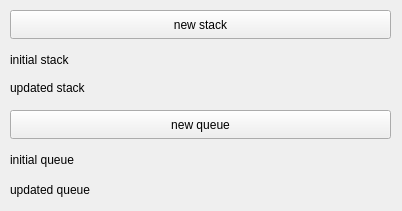
<?xml version="1.0" encoding="UTF-8"?>
<ui version="4.0">
 <class>Task4</class>
 <widget class="QMainWindow" name="Task4">
  <property name="geometry">
   <rect>
    <x>0</x>
    <y>0</y>
    <width>402</width>
    <height>211</height>
   </rect>
  </property>
  <property name="windowTitle">
   <string>MainWindow</string>
  </property>
  <widget class="QWidget" name="centralwidget">
   <widget class="QLabel" name="label1">
    <property name="geometry">
     <rect>
      <x>10</x>
      <y>50</y>
      <width>81</width>
      <height>20</height>
     </rect>
    </property>
    <property name="text">
     <string>initial stack</string>
    </property>
   </widget>
   <widget class="QLabel" name="label2">
    <property name="geometry">
     <rect>
      <x>10</x>
      <y>80</y>
      <width>101</width>
      <height>16</height>
     </rect>
    </property>
    <property name="text">
     <string>updated stack</string>
    </property>
   </widget>
   <widget class="QPushButton" name="pushButton">
    <property name="geometry">
     <rect>
      <x>10</x>
      <y>10</y>
      <width>381</width>
      <height>29</height>
     </rect>
    </property>
    <property name="text">
     <string>new stack</string>
    </property>
   </widget>
   <widget class="QPushButton" name="newQueuePushButton">
    <property name="geometry">
     <rect>
      <x>10</x>
      <y>110</y>
      <width>381</width>
      <height>29</height>
     </rect>
    </property>
    <property name="text">
     <string>new queue</string>
    </property>
   </widget>
   <widget class="QLabel" name="initialQueuelabel">
    <property name="geometry">
     <rect>
      <x>120</x>
      <y>150</y>
      <width>271</width>
      <height>20</height>
     </rect>
    </property>
    <property name="text">
     <string/>
    </property>
   </widget>
   <widget class="QLabel" name="updatedQueuelabel">
    <property name="geometry">
     <rect>
      <x>120</x>
      <y>180</y>
      <width>271</width>
      <height>20</height>
     </rect>
    </property>
    <property name="text">
     <string/>
    </property>
   </widget>
   <widget class="QLabel" name="initialStacklabel">
    <property name="geometry">
     <rect>
      <x>120</x>
      <y>50</y>
      <width>261</width>
      <height>20</height>
     </rect>
    </property>
    <property name="text">
     <string/>
    </property>
   </widget>
   <widget class="QLabel" name="updatedStacklabel">
    <property name="geometry">
     <rect>
      <x>120</x>
      <y>80</y>
      <width>261</width>
      <height>16</height>
     </rect>
    </property>
    <property name="text">
     <string/>
    </property>
   </widget>
   <widget class="QLabel" name="label3">
    <property name="geometry">
     <rect>
      <x>10</x>
      <y>150</y>
      <width>81</width>
      <height>20</height>
     </rect>
    </property>
    <property name="text">
     <string>initial queue</string>
    </property>
   </widget>
   <widget class="QLabel" name="label4">
    <property name="geometry">
     <rect>
      <x>10</x>
      <y>180</y>
      <width>101</width>
      <height>20</height>
     </rect>
    </property>
    <property name="text">
     <string>updated queue</string>
    </property>
   </widget>
  </widget>
 </widget>
 <resources/>
 <connections/>
</ui>
